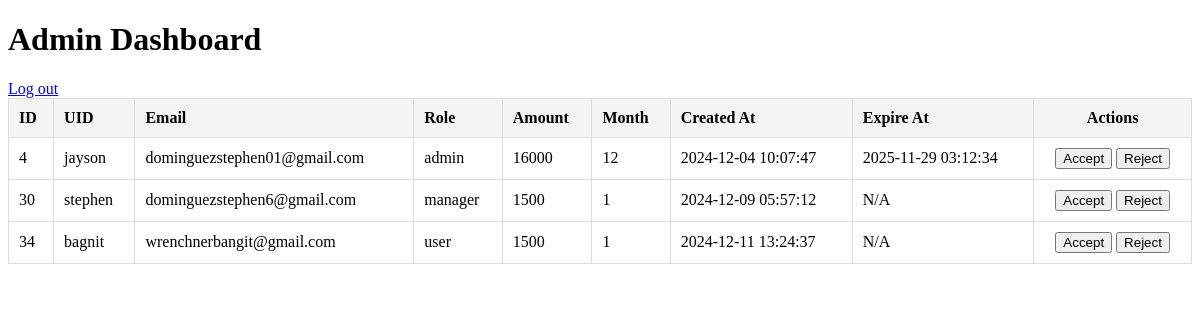
The app's page /database/admin-dashboard-class.php (signed in) with its own data.
### tables this page shows
CREATE TABLE `users` (
  `id` int(11) UNSIGNED NOT NULL,
  `user_uid` varchar(50) NOT NULL,
  `user_pass` varchar(255) NOT NULL,
  `user_email` varchar(100) NOT NULL,
  `user_role` enum('manager','user','admin') NOT NULL,
  `user_amount` int(11) NOT NULL,
  `user_month` enum('1','2','3','4','5','6','7','8','9','10','11','12') NOT NULL,
  `created_at` timestamp NOT NULL DEFAULT current_timestamp(),
  `expire_at` timestamp NULL DEFAULT NULL,
  `status` varchar(20) DEFAULT NULL
);

### database/dbh.php (called while the page is built)
<?php
class Dbh {
    private $host = 'localhost';
    private $dbname = 'itelec-finals';
    private $username = 'root';
    private $password = '';
    protected function connect() {
        try {
            $dsn = "mysql:host={$this->host};dbname={$this->dbname}";
            $dbh = new PDO($dsn, $this->username, $this->password);
            $dbh->setAttribute(PDO::ATTR_ERRMODE, PDO::ERRMODE_EXCEPTION);
            $dbh->setAttribute(PDO::ATTR_DEFAULT_FETCH_MODE, PDO::FETCH_ASSOC);
            return $dbh;
        } catch (PDOException $e) {
            error_log("Database Connection Error: " . $e->getMessage(), 3, "../logs/db_errors.log");
            die("Database connection failed. Please try again later.");
        }
    }
}
?>

### database/admin-dashboard-class.php (the view, shortened to what this page needs)
<?php
require_once __DIR__. '/dbh.php';
class AdminDashboard extends Dbh {
    public function fetchUsers() {
        $sql = "SELECT * FROM users";
        $stmt = $this->connect()->prepare($sql);
        $stmt->execute();
        return $stmt->fetchAll();
    }
}
$dashboard = new AdminDashboard();
$users = $dashboard->fetchUsers();
?>
<!DOCTYPE html>
<html lang="en">
<head>
</head>
<body>
    <h1>Admin Dashboard</h1>
       <div>
    <a href="../index.php">Log out</a>
        </div>
    <table>
        <thead>
            <tr>
                <th>ID</th>
                <th>UID</th>
                <th>Email</th>
                <th>Role</th>
                <th>Amount</th>
                <th>Month</th>
                <th>Created At</th>
                <th>Expire At</th>
                <th class="actions">Actions</th>
            </tr>
        </thead>
        <tbody>
            <?php foreach ($users as $user): ?>
                <tr>
                    <td><?= htmlspecialchars($user['id']) ?></td>
                    <td><?= htmlspecialchars($user['user_uid']) ?></td>
                    <td><?= htmlspecialchars($user['user_email']) ?></td>
                    <td><?= htmlspecialchars($user['user_role']) ?></td>
                    <td><?= htmlspecialchars($user['user_amount']) ?></td>
                    <td><?= htmlspecialchars($user['user_month']) ?></td>
                    <td><?= htmlspecialchars($user['created_at']) ?></td>
                    <td><?= htmlspecialchars($user['expire_at'] ?? 'N/A') ?></td>
                    <td class="actions">
                        <form action="admin_process.php" method="POST">
                            <button type="submit" name="action" value="accept">Accept</button>
                        </form>
                        <form action="admin_process.php" method="POST">
                            <button type="submit" name="action" value="reject">Reject</button>
                        </form>
                    </td>
                </tr>
            <?php endforeach; ?>
        </tbody>
    </table>
</body>
</html>

### database/admin-dashboard-class.php (style rules this page uses)
table { width: 100%; border-collapse: collapse; }
th, td { padding: 10px; border: 1px solid #ddd; text-align: left; }
th { background-color: #f4f4f4; }
form { display: inline; }
.actions { text-align: center; }

### records on screen
users: id "4", user_uid "jayson", user_email "dominguezstephen01@gmail.com", user_role "admin", user_amount "16000", user_month "12", created_at "2024-12-04 10:07:47", expire_at "2025-11-29 03:12:34"
users: id "30", user_uid "stephen", user_email "dominguezstephen6@gmail.com", user_role "manager", user_amount "1500", user_month "1", created_at "2024-12-09 05:57:12", expire_at "N/A"
users: id "34", user_uid "bagnit", user_email "wrenchnerbangit@gmail.com", user_role "user", user_amount "1500", user_month "1", created_at "2024-12-11 13:24:37", expire_at "N/A"
